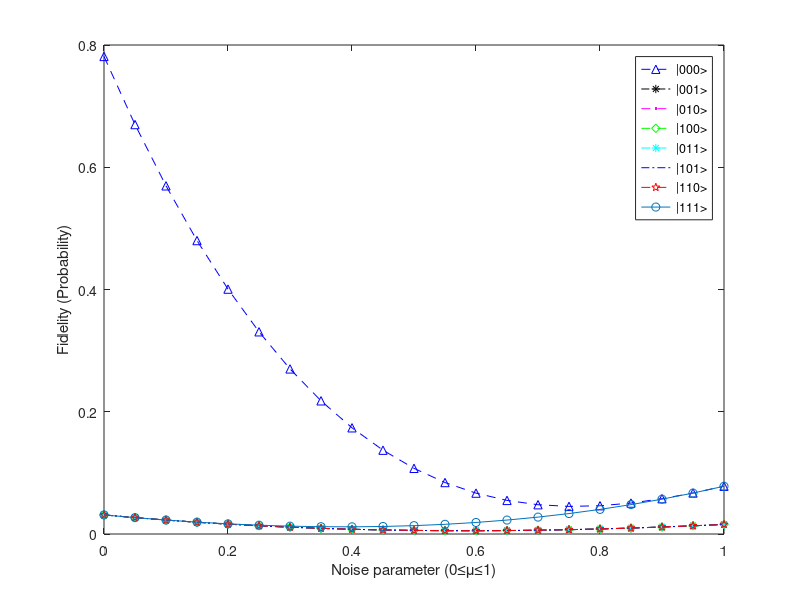

The MATLAB script that drew this image:
%% © Deepa, PhD Scholar - IIT Roorkee
%% ____ PD Noise in QSS(security check) by Grover's Algorithm _____
clc;
clear all;

%% _________________Pauli Matrices___________________
I=[1 0;0 1];
X=[0 1;1 0];
Y=[0 -1i;1i 0];
Z=[1 0;0 -1];
H=(1/sqrt(2))*[1,1;1,-1];
CX=[1,0,0,0;0,1,0,0;0,0,0,1;0,0,1,0];
CZ=[1,0,0,0;0,1,0,0;0,0,1,0;0,0,0,-1];

% ____________________Bell Basis____________________
a= [1;0];       % |0>
b= [0;1];       % |1>
aa=kron(a,a);   % |00>
ab=kron(a,b);   % |01>
ba=kron(b,a);   % |10>
bb=kron(b,b);   % |11>



aaa = kron(aa,a);      % |000>
aab = kron(aa,b);      % |001>
aba = kron(ab,a);      % |010>
abb = kron(ab,b);      % |011>
baa = kron(ba,a);      % |100>
bab = kron(ba,b);      % |101>
bba = kron(bb,a);      % |110>
bbb = kron(bb,b);      % |111>

% n=0;
% syms n;

FF1 =[];
FF2 =[];
FF3 =[];
FF4 =[];
FF5 =[];
FF6 =[];
FF7 =[];
FF8 =[];

for n =0:0.05:1

P= 5*aaa-aab+aba-abb+baa-bab+bba-bbb;
PP= ((1-n)^(3))*(P*P');
Q= -3*aaa-aab+aba-abb+baa-bab+bba-bbb;
QQ = ((n^(3))/4)*(Q*Q');
R=aaa-aab+aba-abb+baa+bab+bba+3*bbb;
RR= ((n^(3))/4)*(R*R');

rho=(1/32)*(PP+QQ+RR);


F1 = rho(1,1);
F2 = rho(2,2);
F3 = rho(3,3);
F4 = rho(4,4);
F5 = rho(5,5);
F6 = rho(6,6);
F7 = rho(7,7);
F8 = rho(8,8);

FF1=[FF1 F1];
FF2=[FF2 F2];
FF3=[FF3 F3];
FF4=[FF4 F4];
FF5=[FF5 F5];
FF6=[FF6 F6];
FF7=[FF7 F7];
FF8=[FF8 F8];



end

p=20;
NoiseP=[0:1/p:1];

%% Plotting
figure
xlim([0 1])
ylim([0 1])
plot(NoiseP,FF1,'b--^')

hold on
plot(NoiseP,FF2,'k-.*')

hold on
plot(NoiseP,FF3,'m--.')

hold on
plot(NoiseP,FF4,'g--d')

hold on
plot(NoiseP,FF5,'c--*')

hold on
plot(NoiseP,FF6,'b-.')

hold on
plot(NoiseP,FF7,'r--p')

hold on
plot(NoiseP,FF8,'-o')

hold on
legend('|000>','|001>','|010>','|100>','|011>','|101>','|110>','|111>')
ylabel('Fidelity (Probability)') 
xlabel('Noise parameter (0\leq\mu\leq1)') 